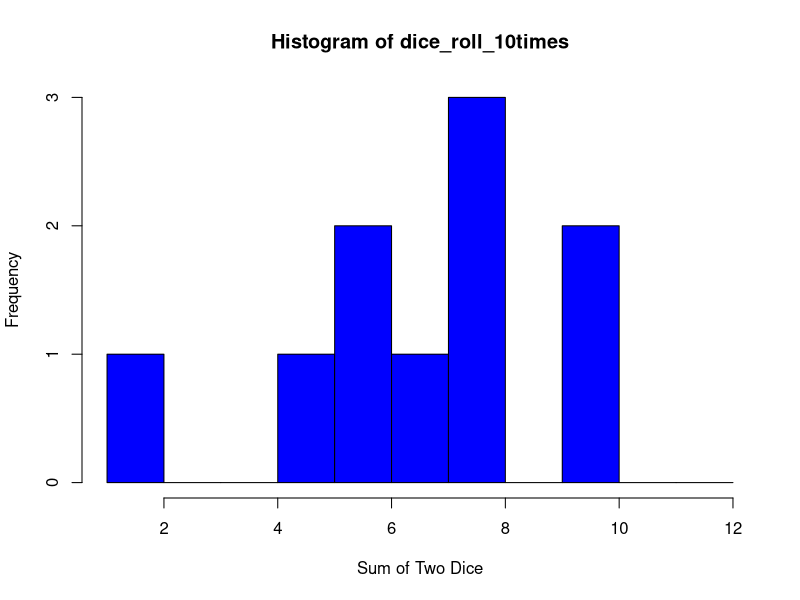
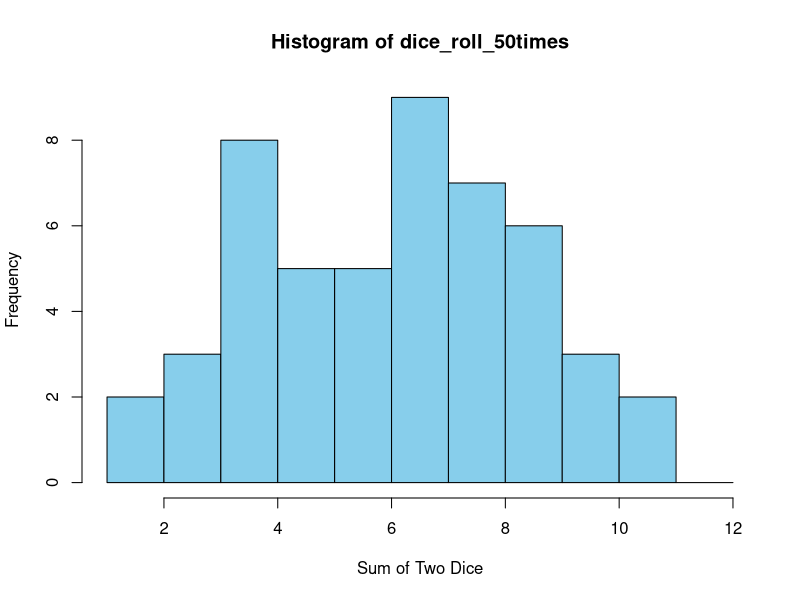
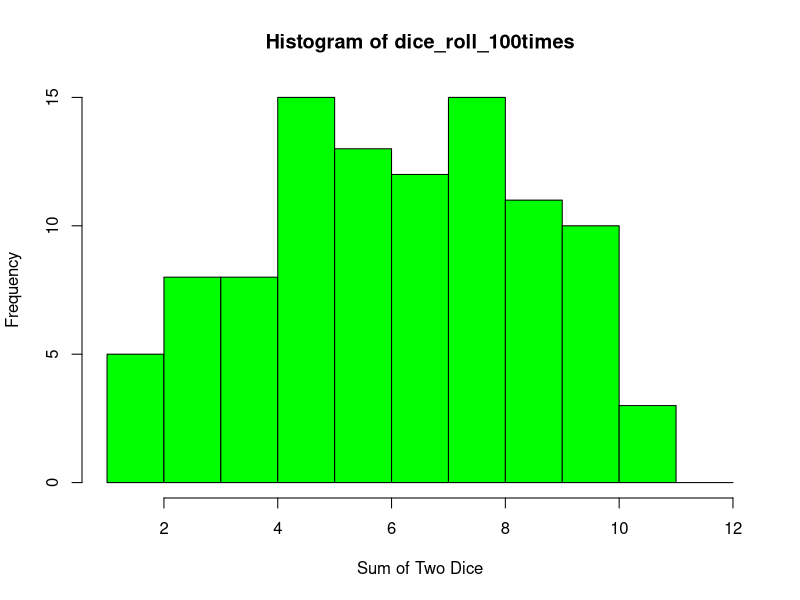
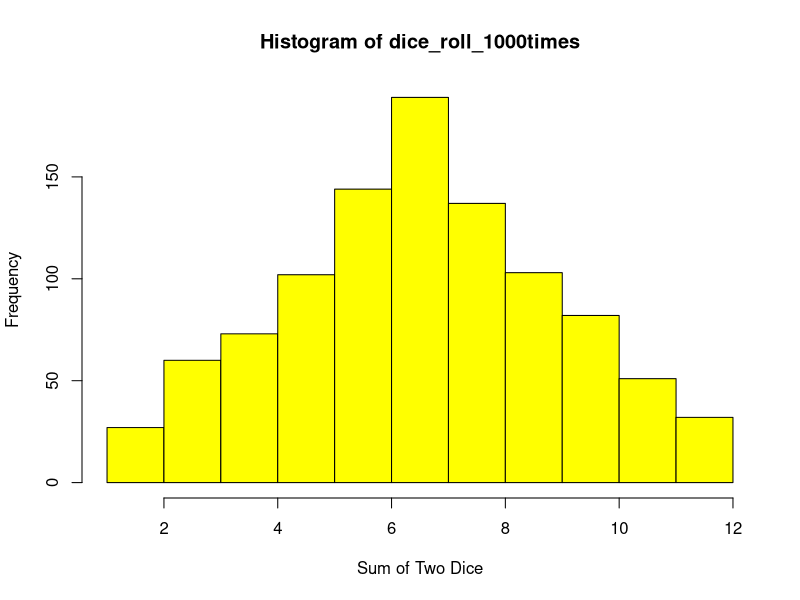
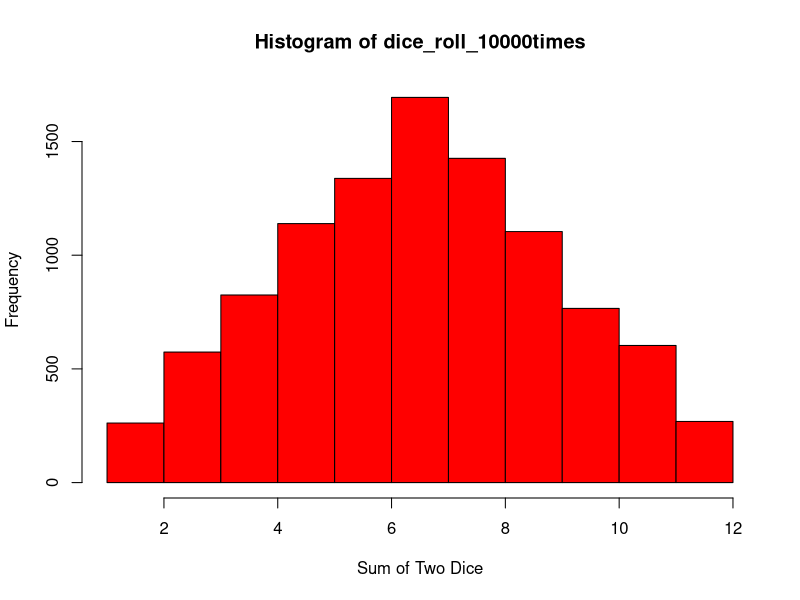

Reproduce these figures in R, in order.
###################################
###################################
########                   ########
########   Data Science 1  ########
########       Lab 1       ######## 
########   15 Oct. 2024    ########
########                   ########
###################################
###################################


## Welcome to this first lab. Here we  will learn the basics of R, an open-source programming language and software environment.



# On the right is the console. You can input code directly into the console line by line - you do not need to run an entire file. Try running a simple calculation in the console, like 5+9. Type it in and press enter. 
5+9

# You can also write code in this, the code editor, and run it from here. Try highlighting the following line and pressing 'Ctrl + Enter' ('Cmd + Enter' on MacOS):
12 * 4 - 6

# Text beginning with a # sign is read as 'comment' and will not be evaluated by the console.
## Numbers (like 1.1, 2.3, etc) signify that I would like you to write a line a code in the code file and run it in the console

########################
####    Functions   ####
########################

# FUNCTIONS are commands that take in inputs and produce outputs. They mostly take in the inputs in brackets, like this:
sqrt(25)
exp(3)

# Often, functions take multiple inputs with different functions. Note how:
rep(3,4)
# produces a different output from
rep(4,3)
# If you can't remember in which order you have to input the arguments of a function, or if you just want to learn what a function does, you can type in ? followed by the function name in the console:
?rep

# Each argument has a name. By explicitly referring to these names when calling the function, we can avoid  any problems with order. For example:
rep(x=3, times=4)
rep(times=4, x=3)

# produce the same result, because we inputed the arguments by name using the 'argname = x' construction. When we don't use this construction, the function defaults each input to an argument according to a predefined order.

# OPERATORS are special functions that take only 2 arguments, and do not use brackets. Instead, you must input the two arguments on either side of the operator. Examples of operators include +, -,*,/, ^, %%, %/%, :, and there are many more which we will learn about soon.

########################
####     Objects    ####
########################

# Functions are one example of OBJECTS, which are stored within the main (global) ENVIRONMENT of the console. We can create new objects by using the 'assign' operator:

x <- 4

# You can now see in the 'Environment' tab below that the object 'x'  is stored with the value 4.

x*5

##############################################################
###    ADVANCED NOTE: the = operator can also be used      ###
###    to assign values to objects, like in Python.        ###
###    However, we conventionally use the = operator       ###
###    only for arguments in a function. The main          ###
###    difference is that '<-' always assigns within       ###
###    the global environment, while '=' assigns in        ###
###    the local environment.                              ###
##############################################################

# Objects can have different classes. For example:
class(x)

# We can also store text into an object, by surrounding it with quote marks:

"Hello" -> y
y
class (y)

# y is now a 'character' object (R does not use the term 'string')

# If we forget to use quote marks R will search for a stored object with that name and return an error if it doesn't find it:

"Salaam" -> y

# One final very important class of object is the 'logical' class, a.k.a. Boolean. 

# One final very important class of object is the 'logical' class, a.k.a. Boolean. 
# Boolean objects can take one of two values

TRUE

# and

FALSE

# Booleans can be combined according to the laws of logic using the and operator &, and the or operator |

TRUE & TRUE
TRUE & FALSE
FALSE & FALSE

TRUE | TRUE
TRUE | FALSE
FALSE | FALSE

# There is also an exclusive or function, xor(), but it isn't used much.



####################################
####     Vectors and indices    ####
####################################

# YOu will have noticed that the console has always returned a [1] in front of it's output so far. This is because R has considered all these objects to be 'vectors' (in Python, this is the same thing as an array). Vectors are objects that can contain multiple elements. For example:

z <- 50:80
z

# The numbers in square brackets tell you the INDEX of the element to their right. The index is simply the position number of that element. You will notice that, unlike in Python, the first element of an object in R has the index number 1 and not 0. This is one of the most important syntactical differences between Python and R (if you think this is not a very important difference, you are correct. The two languages are very similar in syntax.)

# Vectors can be created from singular elements using the function c(), which stands for combine or concatenate.

my.vector <- c('this','is','a','vector')
my.vector
length(my.vector)
class(my.vector)

# You can use square brackets to isolate elements in a vector by putting their index between the brackets:
my.vector[1]
my.vector[4]
my.vector[2:4]
my.vector[c(1,4)]

### 1.1
# You can assign values to specific elements. Try writing a line of code below that changes the 4th element of my.vector to the word 'test'
my.vector[4] <- 'test'

### 1.2
# You can even assign values to elements of a vector that don't exist yet, thus creating them. Try assigning the word 'example' to the (as yet non-existent) 5th element of my.vector.
my.vector[5] <- 'example'

# Instead of indices, you can select elements of a vector using a logical vector of the same length, e.g.

my.vector[c(TRUE,TRUE,FALSE,FALSE,FALSE)]

####################################
####     Logical operators      ####
####################################

# LOGICAL OPERATORS are operators that return logical vectors of the same length as the left argument. Examples include '==', the equality operator (not to be confused with the single = which is an assignment operator), >, <, >=, <=, and != (the 'different from' operator).



# For example:
my.vector == 'is'
1:10 >= 5
1:10 %% 2 == 0    ## %% is the remainder operator, it returns the remainder when you divide the left argument by the right argument.

### 2.1
digits <- 0:10
# Using the least amount of code possible, write a line of code that returns only the odd values of the digits object.
digits[digits %% 2 != 0]

# Another important logical operator is the %in% operator. It tells you if the elements on the left are found in the elements on the right. E.G.
group1 <- c('Arthur', 'Fatima', 'Suleiman', 'Marco')
group2 <- c('Marco','Maria', 'Victor','Fatima', 'Antonio')
group1 %in% group2

## 2.2 
# intersect is a function which returns the elements that all of its arguments have in common. For example:
intersect(group1,group2)

# Write a line of code that replicates this output using only group1, group2, square brackets, and logical operators.
group1[group1 %in% group2]

####################################
####     Writing functions      ####
####################################

# Functions can be written and stored as objects. e.g:
f1 <- function(x) x*2 + 1
f1
# This function has only 1 argument, x. Try out this new function:
f1(3)
f1(7)
ex.vector <- c(2,7,4,24,13,8,12)
f1(ex.vector)

# You can write several lines of code in a function by enclosing all of them in curly brackets {}. The function 'return' can then specify what the output can be. For example:

f2 <- function(x,y){
  z = x %% y
  return(z == 0)
}

f2(8,9)
f2(14,7)

### 3.1 What is the purpose of function f2? Write in comments below.
# Ans: The purpose of the f2() is check if a number x is divisible by another number y without remainder, and then return TRUE or FALSE

### 3.2
# Based on the definition of the mean from today's lecture, write a function that calculates the mean of all of the elements of a vector. assign it to the object my.mean. You will find the functions 'sum' and 'length' useful here.
my.mean <- function(x){
  vectorSum = sum(x)
  vectorMean = vectorSum / length(x)
  return(vectorMean)
}

# compare your function to the native function in R. Does it produce the same results?

my.mean(ex.vector)
mean(ex.vector)

####################################
####      Randomness in R       ####
####################################

# There are several ways to generate randomness in R. The simplest function is 
?sample

#which randomly draws WITHOUT replacement from a specified vector. For example, to choose a number at random between 1 and 10:
sample(1:10, 1)

# You can run this several times and notice that you get a different answer each time. You can also sample several times at once
sample(1:10, 3)

# However, by default, sample won't let the same number repeat when you do this. This is called sampling without replacement, 
# because it is as if, each time you pick out a number, it is now gone from the pool of possible numbers and has not been replaced.
# If you want to sample randomly between 1 and 10 20 times, each time choosing between all 10 numbers, you have to write:
sample(1:10, 20, replace = TRUE)

### 4.1
# Write a function that simulates the roll of 2 6-sided dice, where the argument x is the number of times you roll the 2 dice, 
# and the output is a vector of length x, where each element corresponds to the sum of the two sides of the dice.
# HINT: one way to do this is to start by writing a function for a single 6-sided die, then create a new function 
# that repeats the first function twice and adds up the result.
roll_1_die <- function(x){
  sample(c(1:6),x, replace = TRUE)
}

roll_2_die <- function(x) {
  dice1 = roll_1_die(x)  # Roll first die 'x' times
  dice2 = roll_1_die(x)  # Roll second die 'x' times
  dice1 + dice2  # Sum of the two dice rolls
}

### 4.2
# Using the function hist, create histograms of the results of double dice rolls when you roll them 10 times, 
#then 50, then 100, then 1000, then 10000. Use breaks=1:12 as an argument within the hist function. 
# What do you notice? Write it in comments below your code.
?hist
dice_roll_10times <- roll_2_die(10)
hist(dice_roll_10times, breaks = 1:12, col = "blue", xlab = "Sum of Two Dice", ylab = "Frequency")

dice_roll_50times <- roll_2_die(50)
hist(dice_roll_50times, breaks = 1:12, col = "skyblue", xlab = "Sum of Two Dice", ylab = "Frequency")

dice_roll_100times <- roll_2_die(100)
hist(dice_roll_100times, breaks = 1:12, col = "green", xlab = "Sum of Two Dice", ylab = "Frequency")

dice_roll_1000times <- roll_2_die(1000)
hist(dice_roll_1000times, breaks = 1:12, col = "yellow", xlab = "Sum of Two Dice", ylab = "Frequency")

dice_roll_10000times <- roll_2_die(10000)
hist(dice_roll_10000times, breaks = 1:12, col = "red", xlab = "Sum of Two Dice", ylab = "Frequency")
# -- Comments
# - It was observed that rolling two dice 10 time is Negatively skewed
# - Also rolling the two dice 10,000 time shows that the distribution is symmetrical
# - Hence the 10,000 time rolling proves what we did in the class in relation to the rolling of 2 dice with a the mean = the median = the mode which is = 7.
# - This means that, the larger the sample size, the better the distribution.
######################################################################################
# Another way to generate randomness is to sample from a pdf, which is a continuous distribution. 
# The simplest pdf is the uniform function. The uniform function is a flat line bounded between 2 numbers. 
# Because it is flat, the probability of drawing a sample from any interval of given width between the two bounds 
# is the same as from any other interval of given width.

# The function runif(n, min,max) samples n times from a uniform function bounded between the values of min and max.
# For example, try
runif(5,0,1)

### 4.3
# Using runif, write a function that returns TRUE 22% of the time and FALSE 78% of the time

result_43 <- function(x){
  my.vector = runif(x,0,1) < 0.22
  set.seed(3) # For reproducibility
  # Check the proportion of TRUE and FALSE results
  table(my.vector) / x
}

### 4.4
# Based on today's lecture about pdfs, what is the probability density for a uniform pdf bounded between 
# 0 and 1 associated with all values of x between 0 and 1? Explain why.
# Ans: The Uniform PDF bounded by 0 and 1 is "1"
# i.e. 1/(1-0) = 1

### 4.5
# Similarly, what is the probability density for a uniform pdf bounded between 5 and 6 associated with all values of x between 5 and 6?
# Ans: The Uniform PDF bounded by 5 and 6 is "1"
# i.e. 1/(6-5) = 1

### 4.6
# What is the probability density for a uniform pdf bounded between 0 and 0.5 associated with all values of x between 0 and 0.5?
# Ans: The Uniform PDF bounded by 0 and 0.5 is "2"
# i.e. 1/(0.5-0) = 2

### 4.7
# What is the probability density for a uniform pdf bounded between 0 and 2 associated with all values of x between 0 and 2?
# Ans: The Uniform PDF bounded by 0 and 2 is "0.5"
# i.e. 1/(2-0) = 0.5

### 4.8
# run the following code:
dunif(0.5,0,1)
dunif(2,0,1)
dunif(0.2,0,0.5)
dunif(1.3,0,2)

# Based on the results of this code and your answers above, what can you conclude about the purpose of the dunif function?
# Ans: The purpose of the dunif() is to produce the uniform pdf bounded by a "min" and "max" value based on the value "x" where you want to evaluate the pdf.
# if the value "x" is within the interval;
# uniform pdf is 1/(max-min)
# Otherwise the density is 0
